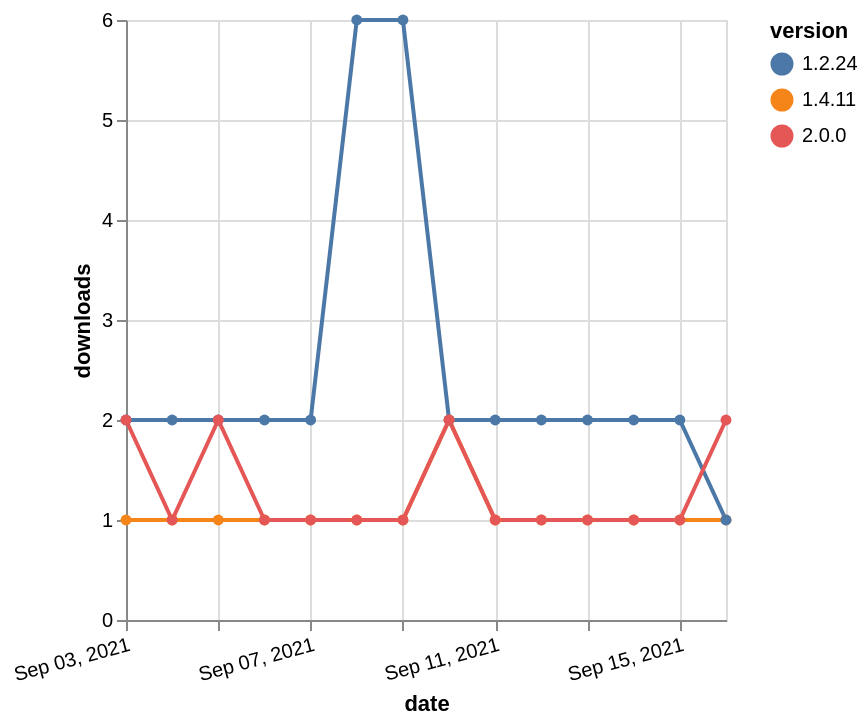

The specification (Vega-Lite) saved for this image:
### Vega-Lite specification from a JSON file in a GitHub repository (floating-point values rounded to 4 significant figures)
{"$schema": "https://vega.github.io/schema/vega-lite/v5.json", "description": "A simple bar chart with embedded data.", "data": {"values": [{"date": "2021-09-03", "total": 231, "delta": 1, "version": "1.4.11"}, {"date": "2021-09-04", "total": 232, "delta": 1, "version": "1.4.11"}, {"date": "2021-09-05", "total": 233, "delta": 1, "version": "1.4.11"}, {"date": "2021-09-06", "total": 234, "delta": 1, "version": "1.4.11"}, {"date": "2021-09-07", "total": 235, "delta": 1, "version": "1.4.11"}, {"date": "2021-09-08", "total": 236, "delta": 1, "version": "1.4.11"}, {"date": "2021-09-09", "total": 237, "delta": 1, "version": "1.4.11"}, {"date": "2021-09-10", "total": 239, "delta": 2, "version": "1.4.11"}, {"date": "2021-09-11", "total": 240, "delta": 1, "version": "1.4.11"}, {"date": "2021-09-12", "total": 241, "delta": 1, "version": "1.4.11"}, {"date": "2021-09-13", "total": 242, "delta": 1, "version": "1.4.11"}, {"date": "2021-09-14", "total": 243, "delta": 1, "version": "1.4.11"}, {"date": "2021-09-15", "total": 244, "delta": 1, "version": "1.4.11"}, {"date": "2021-09-16", "total": 245, "delta": 1, "version": "1.4.11"}, {"date": "2021-09-03", "total": 4340, "delta": 2, "version": "1.2.24"}, {"date": "2021-09-04", "total": 4342, "delta": 2, "version": "1.2.24"}, {"date": "2021-09-05", "total": 4344, "delta": 2, "version": "1.2.24"}, {"date": "2021-09-06", "total": 4346, "delta": 2, "version": "1.2.24"}, {"date": "2021-09-07", "total": 4348, "delta": 2, "version": "1.2.24"}, {"date": "2021-09-08", "total": 4354, "delta": 6, "version": "1.2.24"}, {"date": "2021-09-09", "total": 4360, "delta": 6, "version": "1.2.24"}, {"date": "2021-09-10", "total": 4362, "delta": 2, "version": "1.2.24"}, {"date": "2021-09-11", "total": 4364, "delta": 2, "version": "1.2.24"}, {"date": "2021-09-12", "total": 4366, "delta": 2, "version": "1.2.24"}, {"date": "2021-09-13", "total": 4368, "delta": 2, "version": "1.2.24"}, {"date": "2021-09-14", "total": 4370, "delta": 2, "version": "1.2.24"}, {"date": "2021-09-15", "total": 4372, "delta": 2, "version": "1.2.24"}, {"date": "2021-09-16", "total": 4373, "delta": 1, "version": "1.2.24"}, {"date": "2021-09-03", "total": 96, "delta": 2, "version": "2.0.0"}, {"date": "2021-09-04", "total": 97, "delta": 1, "version": "2.0.0"}, {"date": "2021-09-05", "total": 99, "delta": 2, "version": "2.0.0"}, {"date": "2021-09-06", "total": 100, "delta": 1, "version": "2.0.0"}, {"date": "2021-09-07", "total": 101, "delta": 1, "version": "2.0.0"}, {"date": "2021-09-08", "total": 102, "delta": 1, "version": "2.0.0"}, {"date": "2021-09-09", "total": 103, "delta": 1, "version": "2.0.0"}, {"date": "2021-09-10", "total": 105, "delta": 2, "version": "2.0.0"}, {"date": "2021-09-11", "total": 106, "delta": 1, "version": "2.0.0"}, {"date": "2021-09-12", "total": 107, "delta": 1, "version": "2.0.0"}, {"date": "2021-09-13", "total": 108, "delta": 1, "version": "2.0.0"}, {"date": "2021-09-14", "total": 109, "delta": 1, "version": "2.0.0"}, {"date": "2021-09-15", "total": 110, "delta": 1, "version": "2.0.0"}, {"date": "2021-09-16", "total": 112, "delta": 2, "version": "2.0.0"}]}, "width": "container", "mark": {"type": "line", "point": {"filled": true}}, "encoding": {"x": {"field": "date", "type": "temporal", "timeUnit": "yearmonthdate", "title": "date", "axis": {"labelAngle": -15}}, "y": {"field": "delta", "type": "quantitative", "title": "downloads"}, "color": {"field": "version", "type": "nominal"}, "tooltip": {"field": "delta"}}}
